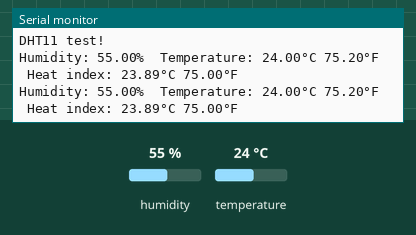
A sketch run on a simulated ESP32. Parts: the last lines printed to the serial monitor. Inputs (shaded band) come from the test bench; at power-on: humidity 55 %, temperature 24 °C.

Above: at 4.8 s.
4.9 s: humidity set to 22 %
At 6.7 s:
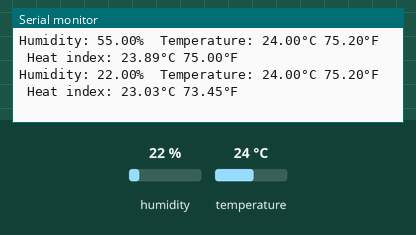
7.9 s: temperature set to 12 °C
At 8.6 s:
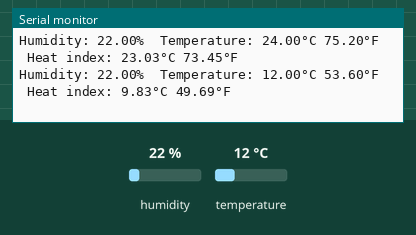
10.9 s: humidity set to 40 %
At 13.3 s:
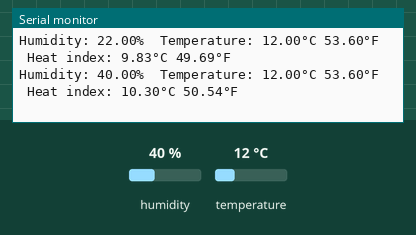
Timing chart, 0 to 14.8 s (numbered marks = the images above; inputs shaded):
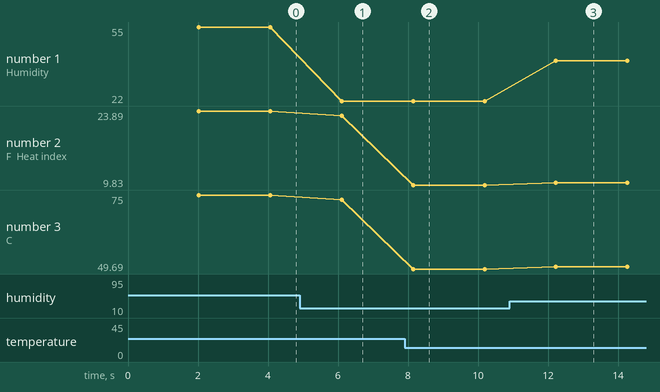

Measured:
- after the input at 4.9 s, the serial monitor: prints a new line after 1.2 s (image 1)
- after the input at 7.9 s, the serial monitor: prints a new line after 0.25 s (image 2)
- after the input at 10.9 s, the serial monitor: prints a new line after 1.3 s (image 3)
- plotted number 1: 55 → 22 after the input at 4.9 s, 22 → 40 after the input at 10.9 s
- plotted number 2: 23.89 → 23.03 after the input at 4.9 s, 23.03 → 9.83 after the input at 7.9 s, 9.83 → 10.3 after the input at 10.9 s
- plotted number 3: 75 → 73.45 after the input at 4.9 s, 73.45 → 49.69 after the input at 7.9 s, 49.69 → 50.54 after the input at 10.9 s

The sketch:

gas.ino
```cpp
/*
  This code reads the temperature and humidity values from a DHT11 sensor
  connected to pin 25 and prints them to the serial monitor.
  It also calculates and prints the heat index value in both Celsius and Fahrenheit.

  Board: ESP32 Development Board
  Component: Temperature and humidity module(DHT11)
  Library: https://github.com/adafruit/DHT-sensor-library  (DHT sensor library by Adafruit)
*/

#include <DHT.h>

#define DHTPIN 23      // Define the pin used to connect the sensor
#define DHTTYPE DHT11  // Define the sensor type

DHT dht(DHTPIN, DHTTYPE);  // Create a DHT object

void setup() {
  // Initialize the serial communication
  Serial.begin(9600);
  Serial.println(F("DHT11 test!"));

  dht.begin();  // Initialize the DHT sensor
}

void loop() {
  // Wait a few seconds between measurements.
  delay(2000);

  // Reading temperature or humidity takes about 250 milliseconds!
  // Sensor readings may also be up to 2 seconds 'old' (its a very slow sensor)
  float h = dht.readHumidity();
  // Read temperature as Celsius (the default)
  float t = dht.readTemperature();
  // Read temperature as Fahrenheit (isFahrenheit = true)
  float f = dht.readTemperature(true);

  // Check if any reads failed and exit early (to try again).
  if (isnan(h) || isnan(t) || isnan(f)) {
    Serial.println(F("Failed to read from DHT sensor!"));
    return;
  }

  // Compute heat index in Fahrenheit (the default)
  float hif = dht.computeHeatIndex(f, h);
  // Compute heat index in Celsius (isFahreheit = false)
  float hic = dht.computeHeatIndex(t, h, false);

  // Print the humidity, temperature, and heat index values to the serial monitor
  Serial.print(F("Humidity: "));
  Serial.print(h);
  Serial.print(F("%  Temperature: "));
  Serial.print(t);
  Serial.print(F("°C "));
  Serial.print(f);
  Serial.print(F("°F  Heat index: "));
  Serial.print(hic);
  Serial.print(F("°C "));
  Serial.print(hif);
  Serial.println(F("°F"));
}
```
